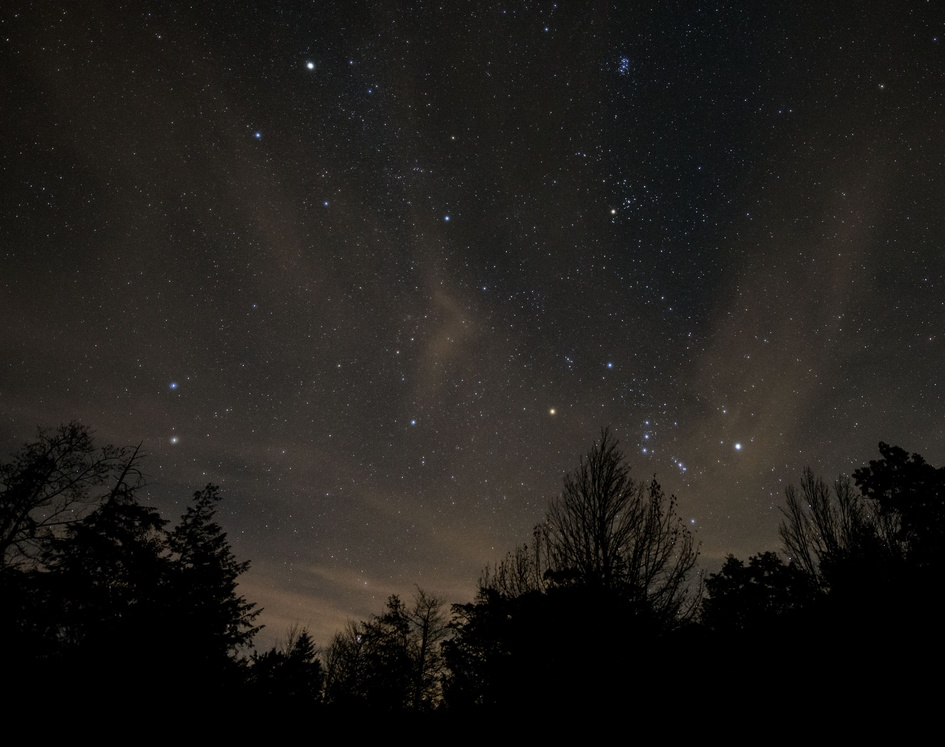
#> input picture Night_Sky_1.jpg, 945 x 747 px, shrunk from 3000 x 2372 before the run
$ jupyter execute sky_alignment.ipynb   (older library calls are emulated)
#> lines starting #> are read from the running program, lines starting #| are printed output that depends on the picture; after the words box and inside, x2 and y2 are one past the last pixel; in counts of white or black regions, pixels touching at a corner belong together
[cell 1]
import cv2 as cv
import numpy as np
import pymysql
import math
from collections import Counter

[cell 2]
# get the database
def select_star(_bam,_cam,_dam,_cbm,_dbm):
    db = pymysql.connect('127.0.0.1', 'root', 'QqQQ513203745', 'test2')
    cursor = db.cursor()
    sql = 'SELECT a.mag amag, b.mag bmag, c.mag cmag, d.mag dmag FROM star3 a, star3 b, star3 c , star3 d where b.mag-a.mag='+str(_bam)+'and c.mag-a.mag='+str(_cam)+'and d.mag-a.mag='+str(_dam)+'and c.mag-b.mag='+str(_cbm)+'and d.mag-b.mag='+str(_dbm)+'limit 3'
    print(sql)
    try:
        cursor.execute(sql)
        results = cursor.fetchall()
        for row in results:
            amag = row[0]
            bmag = row[1]
            cmag = row[2]
            dmag = row[3]
            dic = {'amag':amag, 'bamg':bmag, 'cmag':cmag, 'dmag':dmag}
            print(dic)
    except Exception as e:
        print(e)
        print('error: unable to fetch data')
    db.close()

[cell 3]
def count_area(cnt):
    area = cv.contourArea(cnt)
    return area

[cell 4]
def custom_threshold(picname):
#> called with picname = 'Night_Sky_1.jpg'
    image = cv.imread(picname)
#> image is the input picture: shape (747, 945, 3); mean B, G, R 26.5, 29.7, 32.1
    #Image Binaryzation
    gray = cv.cvtColor(image, cv.COLOR_RGB2GRAY)
    h, w = gray.shape[:2]
#> h = 747; w = 945
    m = np.reshape(gray, [1,w*h])
    mean = 120
    ret, binary = cv.threshold(gray, mean, 255, cv.THRESH_BINARY)
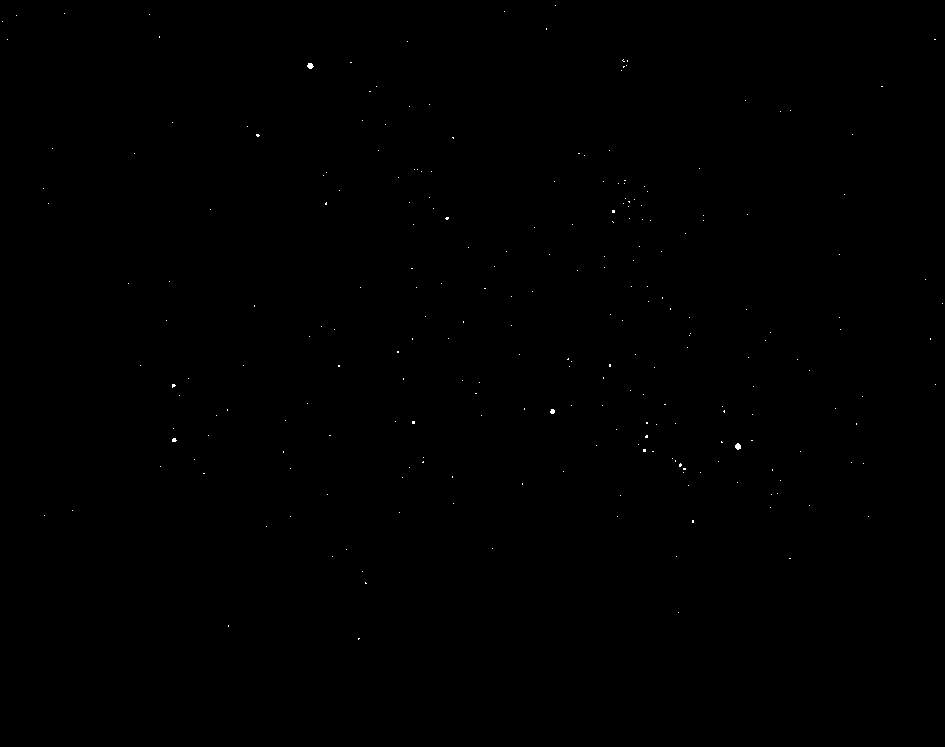
#> binary: shape (747, 945); 0.07% white in thin lines or dots, all inside (x1, y1, x2, y2) = (2, 5, 943, 640)
#> ret = 120
    binary, contours, hierarchy = cv.findContours(binary, cv.RETR_EXTERNAL, cv.CHAIN_APPROX_SIMPLE)
#> contours = 242 contours, 240 with area under 20; largest, box (x1, y1, x2, y2) and area: (735, 443, 741, 450) 22, (307, 63, 314, 69) 22
    print('length', len(contours))
#| length 242
    area = []
    cont_arr = []
    for i in range(len(contours)):
        # Get the radius of every star
        (x, y), radius = cv.minEnclosingCircle(contours[i])
        if((h-y)>(h/5)):
            area.append(cv.contourArea(contours[i]))
            cont_arr.append(contours[i])
#> this loop made 242 passes
#> (x, y, radius) on passes 1 to 3: (358.5, 638.5, 0.707), (228, 625.5, 0.5), (678, 612, 0.0001)
#> after the loop, area = 239 values, max 22.5 at index 52, min 0 at index 1, mean 0.485; cont_arr = 239 contours, 237 with area under 20; largest, box (x1, y1, x2, y2) and area: (735, 443, 741, 450) 22, (307, 63, 314, 69) 22
    cont_arr.sort(key = count_area, reverse=True)
#> in count_area, `area = cv.contourArea(cnt)`: area = 0.5
    radius_arr = []
    for i in range(0, len(cont_arr)):
        if i == 4:
            break;
        (x,y),radius = cv.minEnclosingCircle(cont_arr[i])
        radius_arr.append(radius)
        center = (int(x), int(y))
        radius = int(radius)
        # the brightest star in the image
        cv.circle(image, center, radius, (0, 255, 0), 2)
#> this loop made 5 passes
#> (x, y, radius, center) on passes 1, 2, 4: (737.7, 446, 3, (737, 446)), (310, 65.33, 3, (310, 65)), (173.8, 439.8, 2, (173, 439))
#> (x, y, radius) on pass 3: (552, 411, 2)
#> image: shape (747, 945, 3); 0.03% of pixels changed, all inside (x1, y1, x2, y2) = (170, 61, 742, 451)
#> after the loop, radius_arr = [3.07, 3.07, 2.24, 2.17]

    scale_one=math.pow(radius_arr[0], 2)/math.pow(radius_arr[1], 2)
#> scale_one = 1
    scale_two=math.pow(radius_arr[0], 2)/math.pow(radius_arr[2], 2)
#> scale_two = 1.89
    scale_three=math.pow(radius_arr[0], 2)/math.pow(radius_arr[3], 2)
#> scale_three = 2
    scale_four=math.pow(radius_arr[1], 2)/math.pow(radius_arr[2], 2)
#> scale_four = 1.89
    scale_five=math.pow(radius_arr[1], 2)/math.pow(radius_arr[3], 2)
#> scale_five = 2
    scale_six=math.pow(radius_arr[2], 2)/math.pow(radius_arr[3], 2)
#> scale_six = 1.06

    bam=round(math.log(scale_one,2.512),2)
#> bam = 0
    cam=round(math.log(scale_two,2.512),2)
#> cam = 0.69
    dam=round(math.log(scale_three,2.512),2)
#> dam = 0.75
    cbm=round(math.log(scale_four,2.512),2)
#> cbm = 0.69
    dbm=round(math.log(scale_five,2.512),2)
#> dbm = 0.75
    print(select_star(bam,cam,dam,cbm,dbm))
#> (the call stopped at in select_star, `db = pymysql.connect('127.0.0.1', 'root', 'QqQQ513203745', 'test2')`: pymysql is not available in this run)

    cv.imwrite(picname+"_gray.jpg", image)
